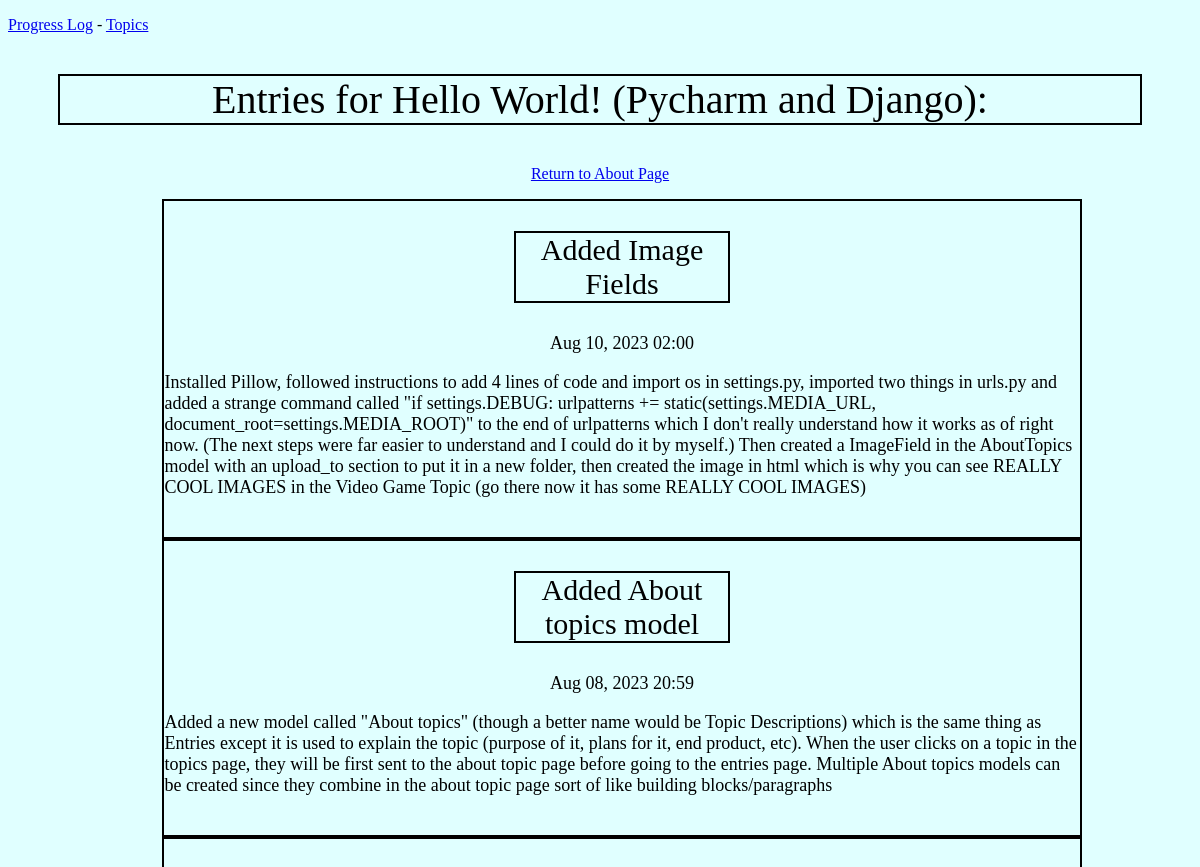
The app's page /topics/1/ (upper part), older data.
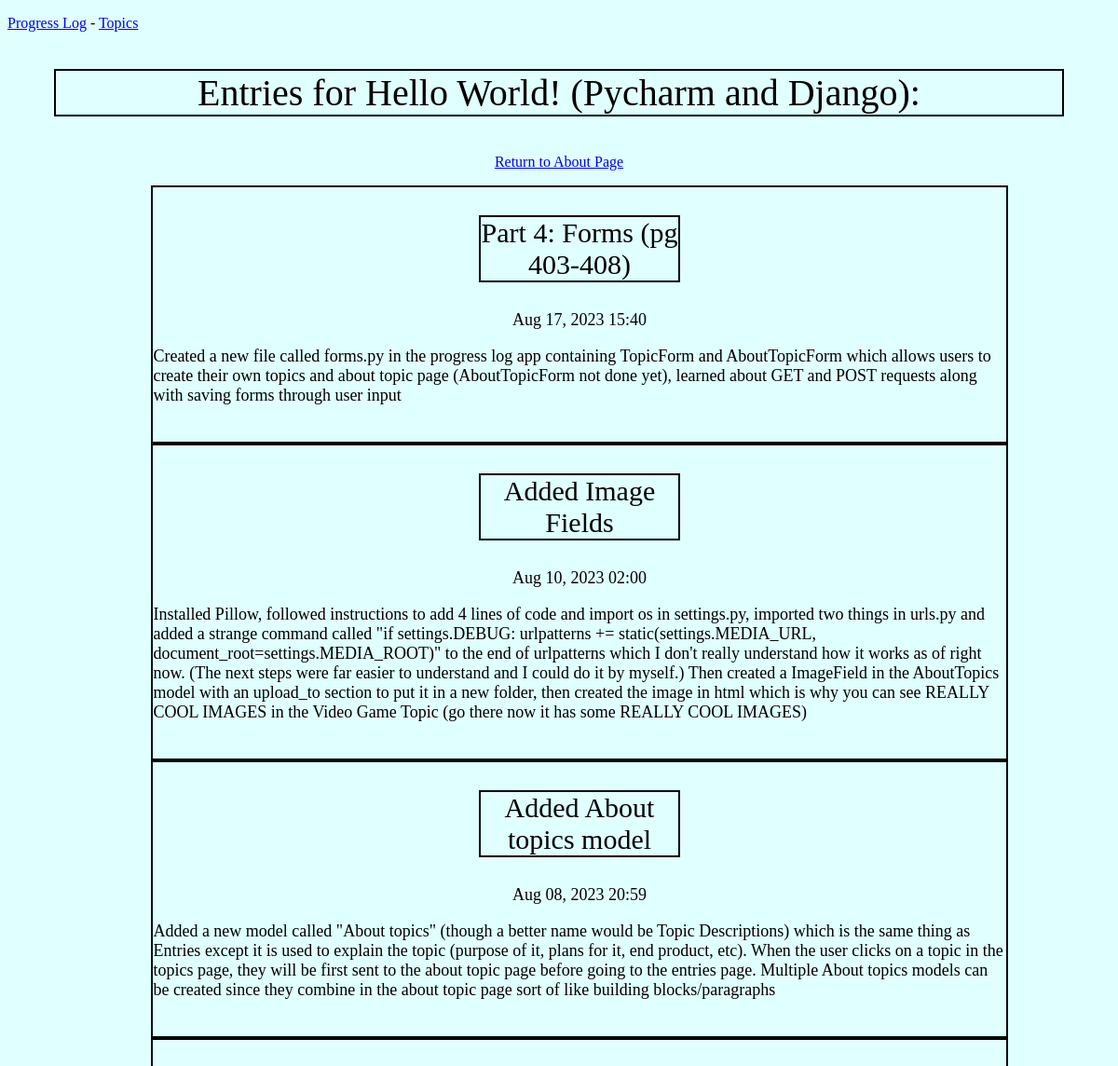
The same page, newer data.
### progress_log/models.py (models this page shows, shortened)
class Entry(models.Model):
    topic = models.ForeignKey(Topic, on_delete=models.CASCADE)
    title = models.CharField(max_length=200, default=Topic.__name__)    # My own personal addition while doing python book's tutorial :)
    image = models.ImageField(null=True, blank=True, upload_to='images/')
    text = models.TextField()
    date_added = models.DateTimeField(auto_now_add=True)
    class Meta:
        verbose_name_plural = 'entries'

### progress_log/views.py (the view)
# urls.py: path('topics/<int:topic_id>/', views.topic, name='topic'),
def topic(request, topic_id):
    topic = Topic.objects.get(id=topic_id)
    entries = topic.entry_set.order_by('-date_added')   # Minus sign for reverse order (most recent shows up first)
    context = {'topic': topic, 'entries': entries}
    return render(request, 'progress_log/topic.html', context)

### progress_log/templates/progress_log/topic.html (shortened to what this page needs)
<!DOCTYPE html>
{% extends 'progress_log/base.html' %}
  {% block content %}
  <p class="page_title">Entries for {{topic.text}}:</p>
  <p style="text-align:center"><a href="{% url 'progress_log:topic' topic.id %}about" >Return to About Page</a></p>
  <ul>
    {% for entry in entries %}
      <div class="body_text">
        <p class="section_title">{{entry.title}}</p>
        <p style="text-align:center">{{entry.date_added|date:'M d, Y H:i'}}</p>
        <p>{{entry.text|linebreaks}}</p>
        <br>
      </div>
      {% empty %}
        <li>There are no entries for this topic yet</li>
    {% endfor %}
  </ul>
  {% endblock content %}

Row changes from the older to the newer data that the page shows:
added Entry: title "Part 4: Forms (pg 403-408)", date_added "Aug 17, 2023 15:40", text "Created a new file called forms.py in the progress log app containing TopicForm and AboutTopicForm which allows users to create their own topics and about topic page (AboutTopicForm not done yet), learned about GET and POST requests along with saving forms through user input"
